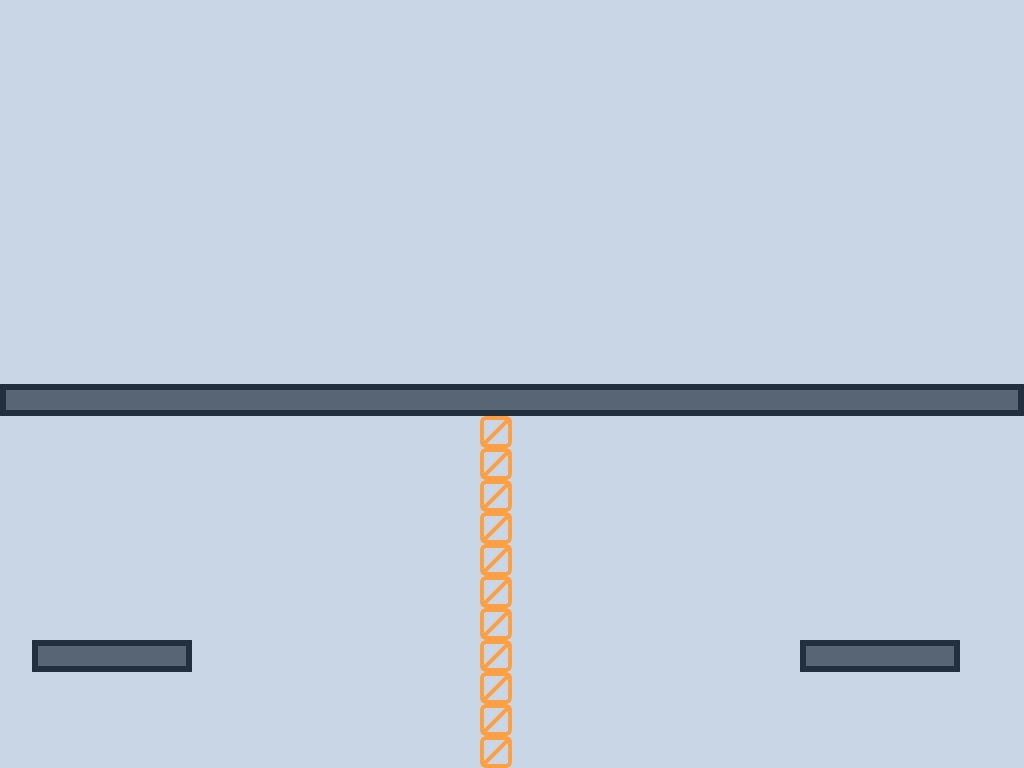

A level layout from a 2D game, rendered from its tile map. Below: a short description, then the map file with its tile-grid data intact:
An orthogonal 32x24 tile map with 32x32 px tiles, 2 tile layers (Ground, Barrier) and 8 objects.

<map version="1.2" tiledversion="1.3.1" orientation="orthogonal" renderorder="right-down" compressionlevel="0" width="32" height="24" tilewidth="32" tileheight="32" infinite="0" nextlayerid="13" nextobjectid="77">
 <tileset firstgid="1" source="tilemap.tsx" />
 <layer id="5" name="Ground" width="32" height="24">
  <properties>
   <property name="StartPosX" type="float" value="2" />
   <property name="StartPosY" type="float" value="18" />
  </properties>
  <data encoding="csv">
6,6,6,6,6,6,6,6,6,6,6,6,6,6,6,6,6,6,6,6,6,6,6,6,6,6,6,6,6,6,6,6,
6,6,6,6,6,6,6,6,6,6,6,6,6,6,6,6,6,6,6,6,6,6,6,6,6,6,6,6,6,6,6,6,
6,6,6,6,6,6,6,6,6,6,6,6,6,6,6,6,6,6,6,6,6,6,6,6,6,6,6,6,6,6,6,6,
6,6,6,6,6,6,6,6,6,6,6,6,6,6,6,6,6,6,6,6,6,6,6,6,6,6,6,6,6,6,6,6,
6,6,6,6,6,6,6,6,6,6,6,6,6,6,6,6,6,6,6,6,6,6,6,6,6,6,6,6,6,6,6,6,
6,6,6,6,6,6,6,6,6,6,6,6,6,6,6,6,6,6,6,6,6,6,6,6,6,6,6,6,6,6,6,6,
6,6,6,6,6,6,6,6,6,6,6,6,6,6,6,6,6,6,6,6,6,6,6,6,6,6,6,6,6,6,6,6,
6,6,6,6,6,6,6,6,6,6,6,6,6,6,6,6,6,6,6,6,6,6,6,6,6,6,6,6,6,6,6,6,
6,6,6,6,6,6,6,6,6,6,6,6,6,6,6,6,6,6,6,6,6,6,6,6,6,6,6,6,6,6,6,6,
6,6,6,6,6,6,6,6,6,6,6,6,6,6,6,6,6,6,6,6,6,6,6,6,6,6,6,6,6,6,6,6,
6,6,6,6,6,6,6,6,6,6,6,6,6,6,6,6,6,6,6,6,6,6,6,6,6,6,6,6,6,6,6,6,
6,6,6,6,6,6,6,6,6,6,6,6,6,6,6,6,6,6,6,6,6,6,6,6,6,6,6,6,6,6,6,6,
37,38,38,38,38,38,38,38,38,38,38,38,38,38,38,38,38,38,38,38,38,38,38,38,38,38,38,38,38,38,38,39,
6,6,6,6,6,6,6,6,6,6,6,6,6,6,6,6,6,6,6,6,6,6,6,6,6,6,6,6,6,6,6,6,
6,6,6,6,6,6,6,6,6,6,6,6,6,6,6,6,6,6,6,6,6,6,6,6,6,6,6,6,6,6,6,6,
6,6,6,6,6,6,6,6,6,6,6,6,6,6,6,6,6,6,6,6,6,6,6,6,6,6,6,6,6,6,6,6,
6,6,6,6,6,6,6,6,6,6,6,6,6,6,6,6,6,6,6,6,6,6,6,6,6,6,6,6,6,6,6,6,
6,6,6,6,6,6,6,6,6,6,6,6,6,6,6,6,6,6,6,6,6,6,6,6,6,6,6,6,6,6,6,6,
6,6,6,6,6,6,6,6,6,6,6,6,6,6,6,6,6,6,6,6,6,6,6,6,6,6,6,6,6,6,6,6,
6,6,6,6,6,6,6,6,6,6,6,6,6,6,6,6,6,6,6,6,6,6,6,6,6,6,6,6,6,6,6,6,
6,37,38,38,38,39,6,6,6,6,6,6,6,6,6,6,6,6,6,6,6,6,6,6,6,37,38,38,38,39,6,6,
6,6,6,6,6,6,6,6,6,6,6,6,6,6,6,6,6,6,6,6,6,6,6,6,6,6,6,6,6,6,6,6,
6,6,6,6,6,6,6,6,6,6,6,6,6,6,6,6,6,6,6,6,6,6,6,6,6,6,6,6,6,6,6,6,
6,6,6,6,6,6,6,6,6,6,6,6,6,6,6,6,6,6,6,6,6,6,6,6,6,6,6,6,6,6,6,6
</data>
 </layer>
 <layer id="10" name="Barrier" width="32" height="24">
  <data encoding="csv">
0,0,0,0,0,0,0,0,0,0,0,0,0,0,0,0,0,0,0,0,0,0,0,0,0,0,0,0,0,0,0,0,
0,0,0,0,0,0,0,0,0,0,0,0,0,0,0,0,0,0,0,0,0,0,0,0,0,0,0,0,0,0,0,0,
0,0,0,0,0,0,0,0,0,0,0,0,0,0,0,0,0,0,0,0,0,0,0,0,0,0,0,0,0,0,0,0,
0,0,0,0,0,0,0,0,0,0,0,0,0,0,0,0,0,0,0,0,0,0,0,0,0,0,0,0,0,0,0,0,
0,0,0,0,0,0,0,0,0,0,0,0,0,0,0,0,0,0,0,0,0,0,0,0,0,0,0,0,0,0,0,0,
0,0,0,0,0,0,0,0,0,0,0,0,0,0,0,0,0,0,0,0,0,0,0,0,0,0,0,0,0,0,0,0,
0,0,0,0,0,0,0,0,0,0,0,0,0,0,0,0,0,0,0,0,0,0,0,0,0,0,0,0,0,0,0,0,
0,0,0,0,0,0,0,0,0,0,0,0,0,0,0,0,0,0,0,0,0,0,0,0,0,0,0,0,0,0,0,0,
0,0,0,0,0,0,0,0,0,0,0,0,0,0,0,0,0,0,0,0,0,0,0,0,0,0,0,0,0,0,0,0,
0,0,0,0,0,0,0,0,0,0,0,0,0,0,0,0,0,0,0,0,0,0,0,0,0,0,0,0,0,0,0,0,
0,0,0,0,0,0,0,0,0,0,0,0,0,0,0,0,0,0,0,0,0,0,0,0,0,0,0,0,0,0,0,0,
0,0,0,0,0,0,0,0,0,0,0,0,0,0,0,0,0,0,0,0,0,0,0,0,0,0,0,0,0,0,0,0,
0,0,0,0,0,0,0,0,0,0,0,0,0,0,0,0,0,0,0,0,0,0,0,0,0,0,0,0,0,0,0,0,
0,0,0,0,0,0,0,0,0,0,0,0,0,0,0,5,0,0,0,0,0,0,0,0,0,0,0,0,0,0,0,0,
0,0,0,0,0,0,0,0,0,0,0,0,0,0,0,5,0,0,0,0,0,0,0,0,0,0,0,0,0,0,0,0,
0,0,0,0,0,0,0,0,0,0,0,0,0,0,0,5,0,0,0,0,0,0,0,0,0,0,0,0,0,0,0,0,
0,0,0,0,0,0,0,0,0,0,0,0,0,0,0,5,0,0,0,0,0,0,0,0,0,0,0,0,0,0,0,0,
0,0,0,0,0,0,0,0,0,0,0,0,0,0,0,5,0,0,0,0,0,0,0,0,0,0,0,0,0,0,0,0,
0,0,0,0,0,0,0,0,0,0,0,0,0,0,0,5,0,0,0,0,0,0,0,0,0,0,0,0,0,0,0,0,
0,0,0,0,0,0,0,0,0,0,0,0,0,0,0,5,0,0,0,0,0,0,0,0,0,0,0,0,0,0,0,0,
0,0,0,0,0,0,0,0,0,0,0,0,0,0,0,5,0,0,0,0,0,0,0,0,0,0,0,0,0,0,0,0,
0,0,0,0,0,0,0,0,0,0,0,0,0,0,0,5,0,0,0,0,0,0,0,0,0,0,0,0,0,0,0,0,
0,0,0,0,0,0,0,0,0,0,0,0,0,0,0,5,0,0,0,0,0,0,0,0,0,0,0,0,0,0,0,0,
0,0,0,0,0,0,0,0,0,0,0,0,0,0,0,5,0,0,0,0,0,0,0,0,0,0,0,0,0,0,0,0
</data>
 </layer>
 <objectgroup id="12" name="Interactions">
  <object id="72" gid="7" x="928" y="640" width="32" height="32">
   <properties>
    <property name="Name" value="Teleporter" />
    <property name="TeleportToX" type="float" value="1" />
    <property name="TeleportToY" type="float" value="10" />
   </properties>
  </object>
  <object id="74" gid="7" x="960" y="352" width="32" height="32">
   <properties>
    <property name="Name" value="Finish" />
   </properties>
  </object>
 </objectgroup>
 <objectgroup id="11" name="Barriers">
  <object id="64" x="480" y="416" width="32" height="352" />
 </objectgroup>
 <objectgroup id="6" name="Static">
  <object id="65" x="32" y="640" width="160" height="32" />
  <object id="69" x="800" y="640" width="160" height="32" />
  <object id="70" x="0" y="384" width="1024" height="32" />
 </objectgroup>
 <objectgroup id="9" name="Dynamic">
  <object id="62" gid="40" x="160" y="608" width="32" height="32">
   <properties>
    <property name="Density" type="float" value="5" />
    <property name="Friction" type="float" value="0.2" />
    <property name="Restitution" type="float" value="0" />
    <property name="Sensor" type="bool" value="false" />
    <property name="UserData" value="dynamicGround" />
   </properties>
  </object>
  <object id="71" gid="40" x="800" y="608" width="32" height="32">
   <properties>
    <property name="Density" type="float" value="5" />
    <property name="Friction" type="float" value="0.2" />
    <property name="Restitution" type="float" value="0" />
    <property name="Sensor" type="bool" value="false" />
    <property name="UserData" value="dynamicGround" />
   </properties>
  </object>
 </objectgroup>
</map>